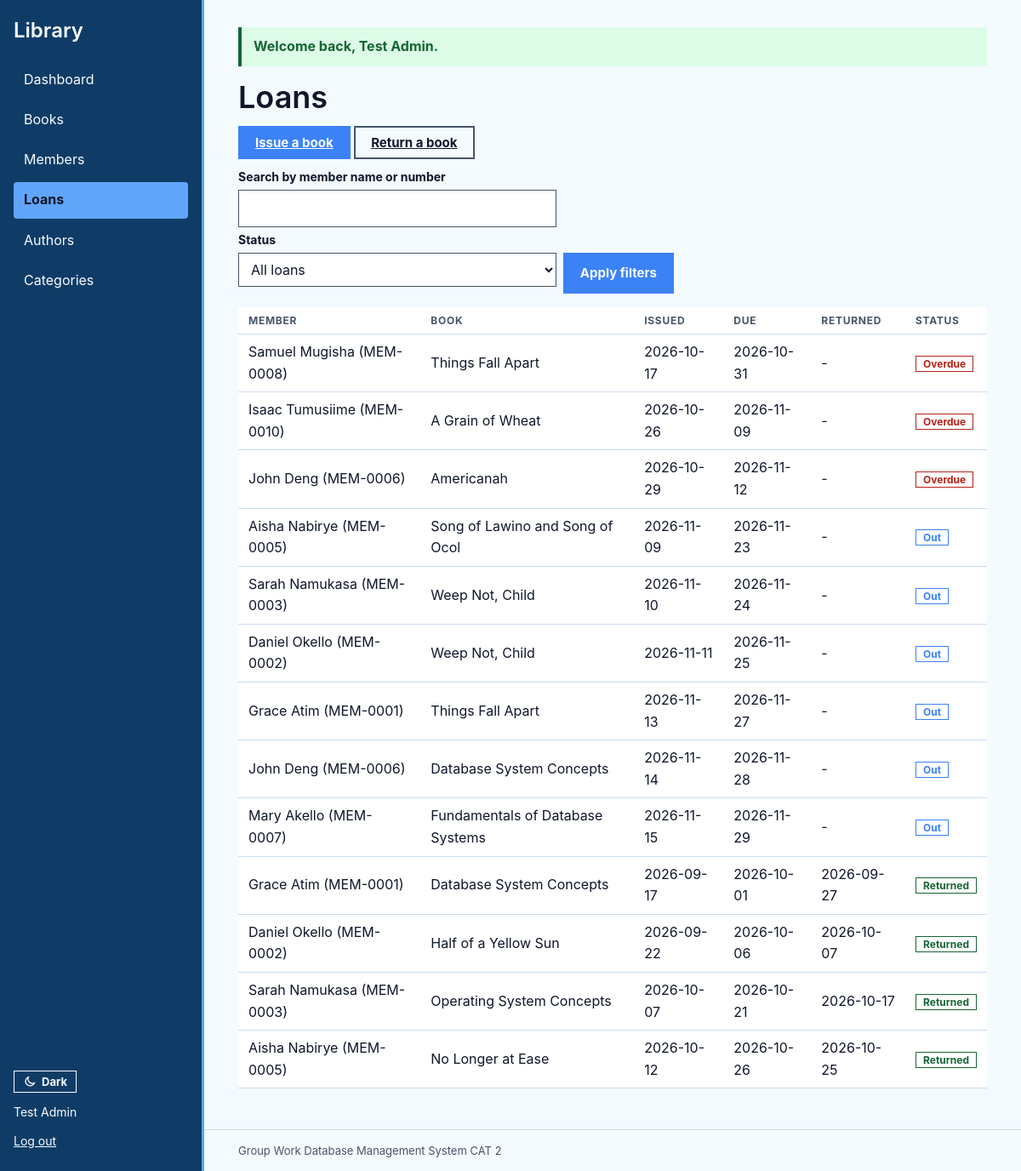
The page /loans/index.php (signed in) on the database its author committed.
### tables this page shows
CREATE TABLE loans (
  loan_id       INT UNSIGNED AUTO_INCREMENT PRIMARY KEY,
  member_id     INT UNSIGNED NOT NULL,
  book_id       INT UNSIGNED NOT NULL,
  date_issued   DATE NOT NULL,
  due_date      DATE NOT NULL,
  date_returned DATE NULL,
  CONSTRAINT fk_loans_member FOREIGN KEY (member_id)
    REFERENCES members (member_id) ON UPDATE CASCADE ON DELETE RESTRICT,
  CONSTRAINT fk_loans_book FOREIGN KEY (book_id)
    REFERENCES books (book_id) ON UPDATE CASCADE ON DELETE RESTRICT,
  CONSTRAINT ck_loans_due CHECK (due_date >= date_issued),
  CONSTRAINT ck_loans_returned CHECK (date_returned IS NULL OR date_returned >= date_issued),
  INDEX idx_loans_open (book_id, member_id, date_returned)
);

CREATE TABLE members (
  member_id     INT UNSIGNED AUTO_INCREMENT PRIMARY KEY,
  member_number VARCHAR(20)  NOT NULL,
  full_name     VARCHAR(120) NOT NULL,
  email         VARCHAR(160) NOT NULL,
  phone         VARCHAR(20)  NOT NULL,
  status        ENUM('active', 'suspended') NOT NULL DEFAULT 'active',
  date_joined   DATE NOT NULL,
  CONSTRAINT uq_members_number UNIQUE (member_number),
  CONSTRAINT uq_members_email UNIQUE (email)
);

CREATE TABLE books (
  book_id          INT UNSIGNED AUTO_INCREMENT PRIMARY KEY,
  isbn             VARCHAR(17)  NOT NULL,
  title            VARCHAR(200) NOT NULL,
  author_id        INT UNSIGNED NOT NULL,
  category_id      INT UNSIGNED NOT NULL,
  publisher        VARCHAR(120) NOT NULL,
  year_published   SMALLINT UNSIGNED NOT NULL,
  total_copies     SMALLINT UNSIGNED NOT NULL DEFAULT 1,
  available_copies SMALLINT UNSIGNED NOT NULL DEFAULT 1,
  CONSTRAINT uq_books_isbn UNIQUE (isbn),
  CONSTRAINT fk_books_author FOREIGN KEY (author_id)
    REFERENCES authors (author_id) ON UPDATE CASCADE ON DELETE RESTRICT,
  CONSTRAINT fk_books_category FOREIGN KEY (category_id)
    REFERENCES categories (category_id) ON UPDATE CASCADE ON DELETE RESTRICT,
  CONSTRAINT ck_books_copies CHECK (available_copies <= total_copies),
  CONSTRAINT ck_books_year CHECK (year_published BETWEEN 1400 AND 2100)
);

### loans/index.php (the view, shortened to what this page needs)
<?php
require_once __DIR__ . '/../config/database.php';
$search = is_string($_GET['search'] ?? null) ? trim($_GET['search']) : '';
$params = [];
$sql = 'SELECT l.loan_id, l.date_issued, l.due_date, l.date_returned, CURDATE() AS today,
               b.title, m.member_number, m.full_name
        FROM loans l
        JOIN books b ON b.book_id = l.book_id
        JOIN members m ON m.member_id = l.member_id';
$sql .= ' ORDER BY l.date_returned IS NULL DESC, l.due_date, m.full_name, b.title';
$stmt = $pdo->prepare($sql);
$stmt->execute($params);
$loans = $stmt->fetchAll();
require __DIR__ . '/../includes/header.php';
?>
<h1>Loans</h1>
<p>
    <a class="btn" href="<?= e(url('loans/issue.php')) ?>">Issue a book</a>
    <a class="btn btn--quiet" href="<?= e(url('loans/return.php')) ?>">Return a book</a>
</p>
<form method="get" class="search">
    <label for="search">Search by member name or number</label>
    <input id="search" name="search" value="<?= e($search) ?>" type="search">
    <label for="status">Status</label>
    <select id="status" name="status">
        <option value="">All loans</option>
    </select>
    <button class="btn" type="submit">Apply filters</button>
</form>
<?php if ($loans === []) : ?>
    <p>No loans match these filters.</p>
<?php else : ?>
    <div class="table-scroll">
        <table>
            <thead>
                <tr>
                    <th>Member</th>
                    <th>Book</th>
                    <th>Issued</th>
                    <th>Due</th>
                    <th>Returned</th>
                    <th>Status</th>
                </tr>
            </thead>
            <tbody>
                <?php foreach ($loans as $loan) : ?>
                    <?php
                    if ($loan['date_returned'] !== null) {
                        $loan_status = 'returned';
                        $pill_class = 'pill--returned';
                    } elseif ($loan['due_date'] < $loan['today']) {
                        $loan_status = 'overdue';
                        $pill_class = 'pill--late';
                    } else {
                        $loan_status = 'out';
                        $pill_class = 'pill--out';
                    }
                    ?>
                    <tr>
                        <td><?= e($loan['full_name']) ?> (<?= e($loan['member_number']) ?>)</td>
                        <td><?= e($loan['title']) ?></td>
                        <td><?= e($loan['date_issued']) ?></td>
                        <td><?= e($loan['due_date']) ?></td>
                        <td><?= e($loan['date_returned'] ?? '-') ?></td>
                        <td><span class="pill <?= e($pill_class) ?>"><?= e(ucfirst($loan_status)) ?></span></td>
                    </tr>
                <?php endforeach; ?>
            </tbody>
        </table>
    </div>
<?php endif; ?>
<?php require __DIR__ . '/../includes/footer.php'; ?>

### includes/header.php (shortened to what this page needs)
<?php
require_once __DIR__ . '/functions.php';
?>
<!doctype html>
<html lang="en">
<head>
    <link rel="stylesheet" href="<?= e(url('styles/global.css')) ?>">
    <link rel="stylesheet" href="<?= e(url('assets/css/style.css')) ?>">
</head>
<body<?= !empty($_SESSION['user_id']) ? ' class="has-sidebar"' : '' ?>>
<?php if (!empty($_SESSION['user_id'])) : ?>
    <?php require __DIR__ . '/navbar.php'; ?>
<?php else : ?>
    <div class="theme-corner"><?= theme_toggle() ?></div>
<?php endif; ?>
<main class="page">
<?php foreach (take_flashes() as $flash) : ?>
    <p class="flash flash--<?= e($flash['type']) ?>" role="status"><?= e($flash['message']) ?></p>
<?php endforeach; ?>

### includes/navbar.php
<?php
$links = [
    'dashboard/index.php'  => 'Dashboard',
    'books/index.php'      => 'Books',
    'members/index.php'    => 'Members',
    'loans/index.php'      => 'Loans',
    'authors/index.php'    => 'Authors',
    'categories/index.php' => 'Categories',
];
$here = $_SERVER['SCRIPT_NAME'] ?? '';
?>
<aside class="stacks">
    <a class="stacks__brand" href="<?= e(url('dashboard/index.php')) ?>">Library</a>
    <nav class="stacks__nav" aria-label="Main navigation">
        <?php foreach ($links as $path => $label) :
            $section = dirname($path);
            $current = str_contains($here, "/$section/"); ?>
            <a href="<?= e(url($path)) ?>"<?= $current ? ' aria-current="page"' : '' ?>><?= e($label) ?></a>
        <?php endforeach; ?>
    </nav>
    <div class="stacks__user">
        <?= theme_toggle() ?>
        <span><?= e($_SESSION['full_name'] ?? '') ?></span>
        <a href="<?= e(url('auth/logout.php')) ?>">Log out</a>
    </div>
</aside>

### includes/functions.php (shortened to what this page needs)
<?php
function e(mixed $value): string
{
    return htmlspecialchars((string) $value, ENT_QUOTES, 'UTF-8');
}
function url(string $path = ''): string
{
    static $base = null;
    if ($base === null) {
        $root   = str_replace('\\', '/', dirname(__DIR__));
        $script = str_replace('\\', '/', realpath($_SERVER['SCRIPT_FILENAME']) ?: '');
        $depth  = str_starts_with($script, $root . '/')
            ? substr_count(substr($script, strlen($root) + 1), '/') + 1
            : 1;
        $base = rtrim(str_replace('\\', '/', dirname($_SERVER['SCRIPT_NAME'], $depth)), '/');
    }
    return $base . '/' . ltrim($path, '/');
}
function take_flashes(): array
{
    $messages = $_SESSION['flash'] ?? [];
    return $messages;
}
function theme_toggle(): string
{
    return '<button type="button" class="theme-toggle" data-theme-toggle aria-label="Switch colour theme">Theme</button>';
}

### includes/footer.php
</main>
<footer class="colophon">
    Group Work Database Management System CAT 2
</footer>
</body>
</html>

### styles/global.css (style rules this page uses)
:root { --color-background: #f3fbff; --color-surface: #ffffff; --color-surface-soft: #f4fbff; --color-blue-light: #dfeeff; --color-blue: #60a5fa; --color-blue-strong: #3b82f6; --color-blue-dark: #0f3c66; --color-text: #0f172a; --color-text-muted: #475569; --color-border: #cbdced; --color-success: #166534; --color-success-light: #dcfce7; --color-error: #b42318; --color-error-light: #fee4e2; --color-white: #f8fbff; --color-blue-tint: rgba(96, 165, 250, 0.14); --color-surface-glass: rgba(255, 255, 255, 0.78); --color-blue-border: rgba(96, 165, 250, 0.22); --color-overlay: rgba(15, 23, 42, 0.28); --font-sans: "SF Pro Display", "SF Pro Text", "Segoe UI", "Helvetica Neue", Arial, sans-serif; --font-mono: "SF Mono", "SF Pro Text", Consolas, monospace; --ground: var(--color-background); --sheet: var(--color-surface); --ink: var(--color-text); --ink-soft: var(--color-text-muted); --line: var(--color-border); --nav: var(--color-blue-dark); --nav-ink: var(--color-white); --lamp: var(--color-blue); --lamp-ink: var(--color-text); --accent: var(--color-blue-strong); --accent-ink: var(--color-white); --stamp: var(--color-error); --ok: var(--color-success); --ok-bg: var(--color-success-light); --err-bg: var(--color-error-light); --display: var(--font-sans); --body: var(--font-sans); --typed: var(--font-mono); color-scheme: light; }
* { box-sizing: border-box; }
body { margin: 0; min-height: 100vh; display: flex; flex-direction: column; background: var(--ground); color: var(--ink); font: 1rem/1.6 var(--body); }
h1, h2 { font-family: var(--display); font-weight: 600; line-height: 1.15; text-wrap: balance; }
h1 { font-size: 2.25rem; margin: 0 0 1.25rem; }
a { color: inherit; }

### rows shown on the page
loans: member.full_name "Samuel Mugisha", member.member_number "MEM-0008", book.title "Things Fall Apart", date_issued "2026-10-17", due_date "2026-10-31", date_returned "-", loan_status "Overdue"
loans: member.full_name "Isaac Tumusiime", member.member_number "MEM-0010", book.title "A Grain of Wheat", date_issued "2026-10-26", due_date "2026-11-09", date_returned "-", loan_status "Overdue"
loans: member.full_name "John Deng", member.member_number "MEM-0006", book.title "Americanah", date_issued "2026-10-29", due_date "2026-11-12", date_returned "-", loan_status "Overdue"
loans: member.full_name "Aisha Nabirye", member.member_number "MEM-0005", book.title "Song of Lawino and Song of Ocol", date_issued "2026-11-09", due_date "2026-11-23", date_returned "-", loan_status "Out"
loans: member.full_name "Sarah Namukasa", member.member_number "MEM-0003", book.title "Weep Not, Child", date_issued "2026-11-10", due_date "2026-11-24", date_returned "-", loan_status "Out"
loans: member.full_name "Daniel Okello", member.member_number "MEM-0002", book.title "Weep Not, Child", date_issued "2026-11-11", due_date "2026-11-25", date_returned "-", loan_status "Out"
loans: member.full_name "Grace Atim", member.member_number "MEM-0001", book.title "Things Fall Apart", date_issued "2026-11-13", due_date "2026-11-27", date_returned "-", loan_status "Out"
loans: member.full_name "John Deng", member.member_number "MEM-0006", book.title "Database System Concepts", date_issued "2026-11-14", due_date "2026-11-28", date_returned "-", loan_status "Out"
loans: member.full_name "Mary Akello", member.member_number "MEM-0007", book.title "Fundamentals of Database Systems", date_issued "2026-11-15", due_date "2026-11-29", date_returned "-", loan_status "Out"
loans: member.full_name "Grace Atim", member.member_number "MEM-0001", book.title "Database System Concepts", date_issued "2026-09-17", due_date "2026-10-01", date_returned "2026-09-27", date_returned "Returned"
loans: member.full_name "Daniel Okello", member.member_number "MEM-0002", book.title "Half of a Yellow Sun", date_issued "2026-09-22", due_date "2026-10-06", date_returned "2026-10-07", date_returned "Returned"
loans: member.full_name "Sarah Namukasa", member.member_number "MEM-0003", book.title "Operating System Concepts", date_issued "2026-10-07", due_date "2026-10-21", date_returned "2026-10-17", date_returned "Returned"
loans: member.full_name "Aisha Nabirye", member.member_number "MEM-0005", book.title "No Longer at Ease", date_issued "2026-10-12", due_date "2026-10-26", date_returned "2026-10-25", date_returned "Returned"

### other values the page prints
$label "Dashboard"
$label "Books"
$label "Members"
$label "Loans"
$label "Authors"
$label "Categories"
$_SESSION['full_name'] "Test Admin"
$flash['message'] "Welcome back, Test Admin."
